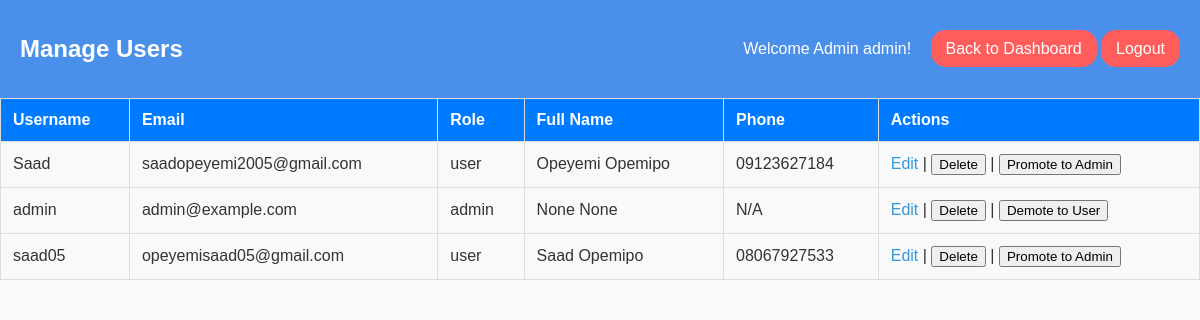
/manage_users (signed in), run on an earlier commit of the app's database.
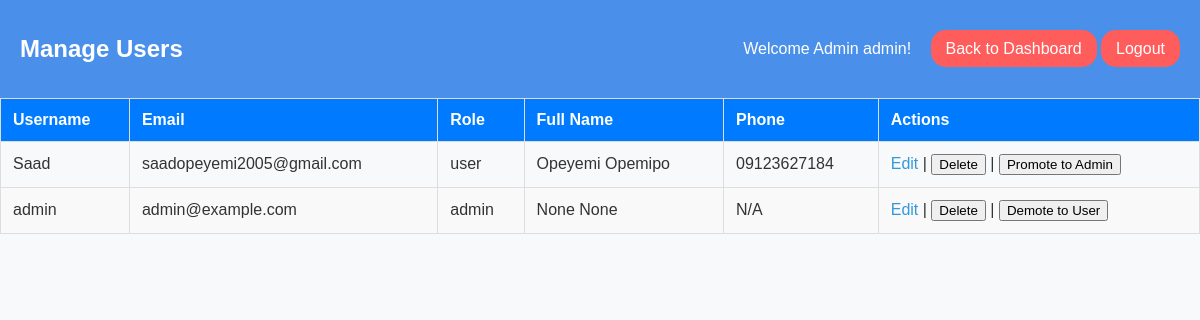
And on a later commit of the database.
### app.py (models this page shows)
class User(db.Model, UserMixin):
    id = db.Column(db.Integer, primary_key=True)
    email = db.Column(db.String(150), unique=True, nullable=False)
    username = db.Column(db.String(150), unique=True, nullable=False)
    password = db.Column(db.String(150), nullable=False)
    role = db.Column(db.String(50), nullable=False, default="user")
    projects = db.relationship('Project', backref='owner', lazy=True)
    first_name = db.Column(db.String(150), nullable=True)
    last_name = db.Column(db.String(150), nullable=True)
    phone = db.Column(db.String(20), nullable=True)

### app.py (the view)
@app.route('/manage_users')
@login_required
def manage_users():
    if not is_admin():
        flash("Access denied: Admins only.", "danger")
        return redirect(url_for('manage_users.html'))
    users = User.query.order_by(User.username).all()
    return render_template('manage_users.html', users=users)

### app.py (called while the page is built)
@login_manager.user_loader
def load_user(user_id):
    return User.query.get(int(user_id))

def is_admin():
    return current_user.is_authenticated and current_user.role == "admin"

### templates/manage_users.html (shortened to what this page needs)
<!DOCTYPE html>
<html lang="en">
<head>
    <link rel="stylesheet" href="{{ url_for('static', filename='admin_dashboard.css') }}">
</head>
<body>
    <nav>
        <h1>Manage Users</h1>
        <div>
            <span>Welcome Admin {{ current_user.username }}!</span>
            <a href="{{ url_for('dashboard') }}" class="logout-btn">Back to Dashboard</a>
            <a href="{{ url_for('logout') }}" class="logout-btn">Logout</a>
        </div>
    </nav>
    <main>
        <table class="admin-table">
            <thead>
                <tr>
                    <th>Username</th>
                    <th>Email</th>
                    <th>Role</th>
                    <th>Full Name</th>
                    <th>Phone</th>
                    <th>Actions</th>
                </tr>
            </thead>
            <tbody>
                {% for user in users %}
                <tr>
                    <td>{{ user.username }}</td>
                    <td>{{ user.email }}</td>
                    <td>{{ user.role }}</td>
                    <td>{{ user.first_name }} {{ user.last_name }}</td>
                    <td>{{ user.phone or 'N/A' }}</td>
                    <td>
                        <a href="{{ url_for('edit_user', user_id=user.id) }}">Edit</a> |
                        <form action="{{ url_for('delete_user', user_id=user.id) }}" method="POST" style="display:inline;">
                            <button type="submit" onclick="return confirm('Are you sure you want to delete this user?');">Delete</button>
                        </form> |
                        <form action="{{ url_for('toggle_role', user_id=user.id) }}" method="POST" style="display:inline;">
                            <button type="submit">
                                {% if user.role == 'admin' %}Demote to User{% else %}Promote to Admin{% endif %}
                            </button>
                        </form>
                    </td>
                </tr>
                {% endfor %}
            </tbody>
        </table>
    </main>
</body>
</html>

### static/admin_dashboard.css (style rules this page uses)
body { font-family: Arial, Helvetica, sans-serif; background-color: #f8f9fa; margin: 0; padding: 0; color: #333; }
nav { background-color: #4a90ea; color: #fff; padding: 15px 20px; display: flex; justify-content: space-between; align-items: center; position: sticky; top: 0; z-index: 1000; }
span { margin-right: 15px; }
.logout-btn { background-color: #ff5c5c; color: #fff; border-radius: 15px; padding: 10px 15px; text-decoration: none; }
.admin-table { width: 100%; border-collapse: collapse; margin-bottom: 40px; font-family: Arial, sans-serif; }
.admin-table th, .admin-table td { border: 1px solid #ddd; padding: 12px; text-align: left; }
.admin-table th { background-color: #007bff; color: #fff; }
.admin-table tr:nth-child(even) { background-color: #f9f9f9; }
.admin-table a { color: #3498db; text-decoration: none; }

What changed in the data, as far as the page shows it:
removed User: username "saad05", email "opeyemisaad05@gmail.com", role "user", first_name "Saad", last_name "Opemipo", phone "08067927533", shows "Promote to Admin"
